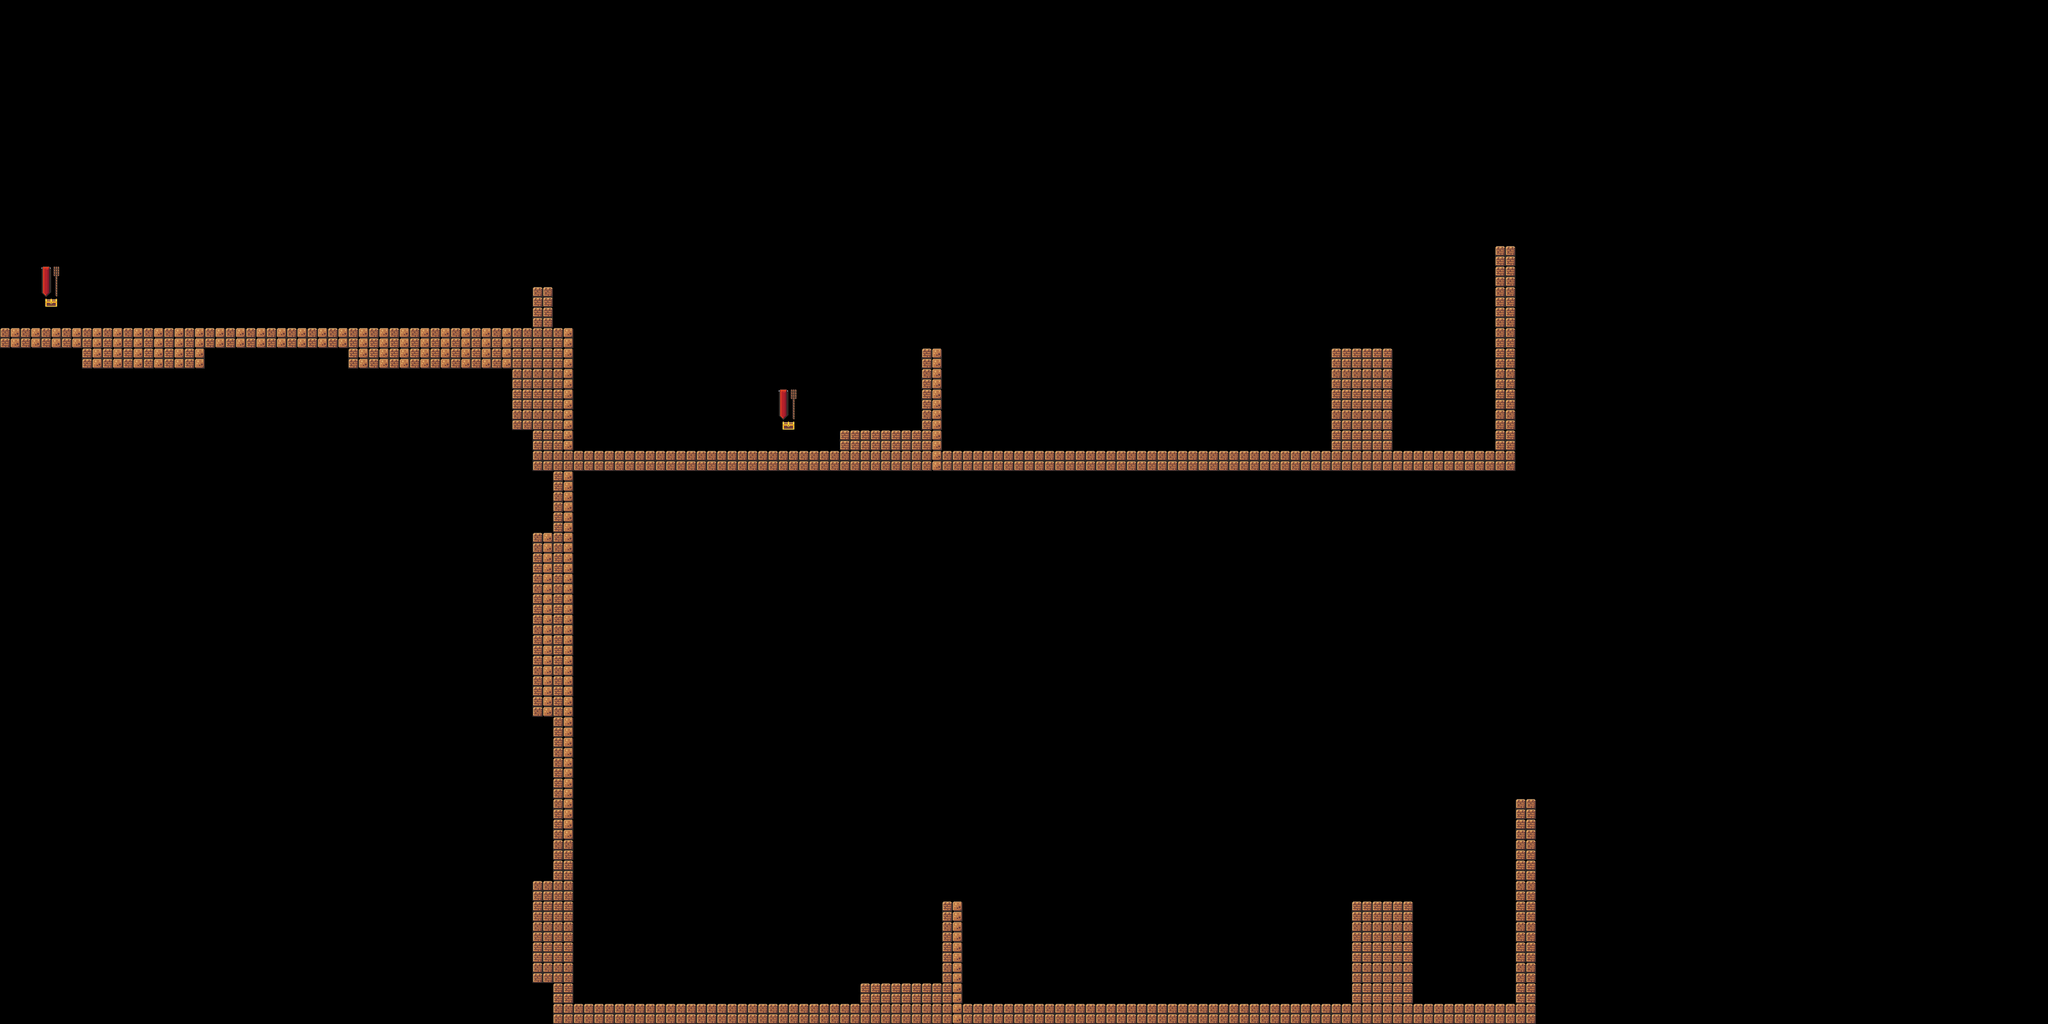

This game map was drawn from its Tiled (.tmx) file and the tilesets committed beside it. A one-line description and the trimmed map source follow:
An orthogonal 100x50 tile map with 32x32 px tiles, 1 tile layer (Слой тайлов 1), 3 tilesets and 14 objects (8x solid, 3x easyEnemy, 2x win, player).

<map version="1.4" tiledversion="1.4.2" orientation="orthogonal" renderorder="right-down" width="100" height="50" tilewidth="32" tileheight="32" infinite="0" nextlayerid="3" nextobjectid="18">
 <tileset firstgid="1" name="castle" tilewidth="32" tileheight="32" tilecount="32" columns="4">
  <image source="castle-tileset.png" width="128" height="256" />
 </tileset>
 <tileset firstgid="33" name="walls" tilewidth="32" tileheight="32" tilecount="256" columns="16">
  <image source="images/walls.png" width="512" height="512" />
 </tileset>
 <tileset firstgid="289" name="walls" tilewidth="32" tileheight="32" tilecount="256" columns="16">
  <image source="images/walls.png" width="512" height="512" />
 </tileset>
 <layer id="1" name="Слой тайлов 1" width="100" height="50">
  <data>[5000 cells, 266 non-empty, 4 distinct tile ids]</data>
 </layer>
 <objectgroup id="2" name="collisions">
  <object id="2" name="player" x="294.871" y="369.497" width="40" height="80" />
  <object id="3" name="easyEnemy" x="1486.5" y="587.5" width="200" height="97" />
  <object id="4" name="solid" x="824" y="515.5" width="72" height="1066.5" />
  <object id="5" name="solid" x="862" y="696.5" width="1513.82" height="46.5" />
  <object id="6" name="solid" x="1320" y="665" width="160" height="81" />
  <object id="7" name="solid" x="1442" y="539" width="32" height="193" />
  <object id="8" name="solid" x="2082" y="535" width="99" height="179" />
  <object id="9" name="solid" x="2338" y="376" width="97" height="363" />
  <object id="10" name="solid" x="0" y="510.75" width="896" height="412.5" />
  <object id="11" name="easyEnemy" x="922" y="591.5" width="200" height="97" />
  <object id="12" name="easyEnemy" x="546" y="403.5" width="200" height="97" />
  <object id="13" name="win" x="1210" y="620" width="62" height="64" />
  <object id="16" name="solid" x="830" y="445.5" width="32" height="193" />
  <object id="17" name="win" x="69" y="412" width="62" height="64" />
 </objectgroup>
</map>
